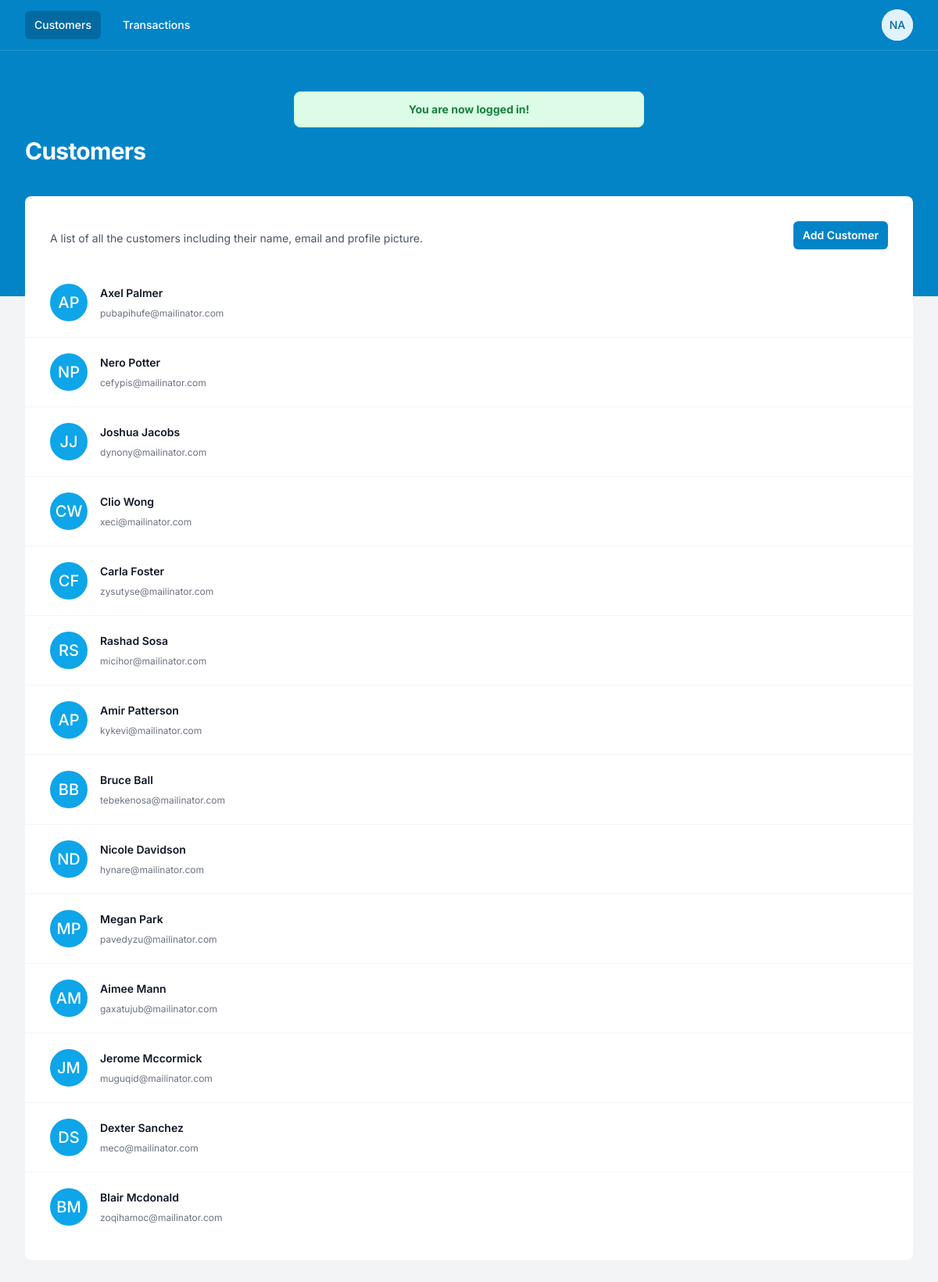
Screenshot of /resources/admin/customers.php (signed in) with the database file from the repository.
### tables this page shows
CREATE TABLE `users` (
  `id` int NOT NULL,
  `name` varchar(255) NOT NULL,
  `email` varchar(255) NOT NULL,
  `password` varchar(255) NOT NULL,
  `role` varchar(20) NOT NULL,
  `created_at` timestamp NULL DEFAULT CURRENT_TIMESTAMP
);

### bootstrap.php (called while the page is built, shortened)
<?php
$config = require __DIR__ . '/config.php';
$storage = null;
if ($config['storage'] === 'file') {
    $storage = new FileStorage();
} elseif ($config['storage'] === 'database') {
    $db = $config['db'];
    if ($db['driver'] === 'sqlite') {
        $dsn = "sqlite:{$db['dbname']}";
    } else {
        $dsn = "{$db['driver']}:host={$db['host']};dbname={$db['dbname']}";
    }
    $pdo = new PDO($dsn, $db['username'], $db['password']);
    $pdo->setAttribute(PDO::ATTR_ERRMODE, PDO::ERRMODE_EXCEPTION);
    $pdo->setAttribute(PDO::ATTR_DEFAULT_FETCH_MODE, PDO::FETCH_ASSOC);
    $storage = new DatabaseStorage($pdo);
}
$auth = new Auth($storage);
$user = new User($storage);
$transaction = new Transaction($storage);
return [
    'auth' => $auth,
    'user' => $user,
    'transaction' => $transaction
];

### app/Classes/Auth.php (called while the page is built, shortened)
<?php
class Auth
{
    public static function getCurrentUser(): array
    {
        return $_SESSION['user'] ?? [];
    }
}

### app/Classes/Message.php (called while the page is built, shortened)
<?php
class Message
{
    public static function flash(string $type, string $message = null): ?string
    {
        $message = $_SESSION['flash'][$type] ?? null;
        return $message;
    }
}

### app/Classes/User.php (called while the page is built, shortened)
<?php
class User
{
    private $storage;
    public function __construct(StorageInterface $storage)
    {
        $this->storage = $storage;
    }
    public function getAllUsers(): array
    {
        return $this->storage->getAllUsers();
    }
}

### app/storage/DatabaseStorage.php (called while the page is built, shortened)
<?php
class DatabaseStorage implements StorageInterface
{
    private PDO $pdo;
    public function __construct(PDO $pdo)
    {
        $this->pdo = $pdo;
    }
    public function getAllUsers(): array
    {
        try {
            $query = "SELECT * FROM users WHERE role <> 'Admin'";
            $stmt = $this->pdo->query($query);
            return $stmt->fetchAll();
        } catch (PDOException $e) {
            throw new Exception("Error fetching users: " . $e->getMessage());
        }
    }
}

### app/Classes/Utility.php (called while the page is built, shortened)
<?php
class Utility
{
    public static function generateNameInitials(string $name): string
    {
        $words = explode(" ", $name);
        $initials = "";
        if (count($words) > 1) {
            $initials .= substr($words[0], 0, 1) . substr($words[1], 0, 1);
        } else {
            $initials .= substr($words[0], 0, 2);
        }
        return $initials;
    }
}

### resources/admin/customers.php (the view, shortened to what this page needs)
<?php
$dependencies = require __DIR__ . '/../../bootstrap.php';
$auth = $dependencies['auth'];
$userClass = $dependencies['user'];
$auth->checkAdmin();
$admin = $auth->getCurrentUser();
$allUsers = $userClass->getAllUsers();
?>
<!DOCTYPE html>
<html class="h-full bg-gray-100" lang="en">
<head>
  <script src="https://cdn.tailwindcss.com"></script>
</head>
<body class="h-full">
  <div class="min-h-full">
    <div class="pb-32 bg-sky-600">
      <nav class="border-b border-opacity-25 border-sky-300 bg-sky-600" x-data="{ mobileMenuOpen: false, userMenuOpen: false }">
        <div class="px-4 mx-auto max-w-7xl sm:px-6 lg:px-8">
          <div class="flex justify-between h-16">
            <div class="flex items-center px-2 lg:px-0">
              <div class="hidden sm:block">
                <div class="flex space-x-4">
                  <a href="./customers.php" class="px-3 py-2 text-sm font-medium text-white rounded-md bg-sky-700">Customers</a>
                  <a href="./transactions.php" class="px-3 py-2 text-sm font-medium text-white rounded-md hover:bg-sky-500 hover:bg-opacity-75">Transactions</a>
                </div>
              </div>
            </div>
            <div class="hidden gap-2 sm:ml-6 sm:flex sm:items-center">
              <div class="relative ml-3" x-data="{ open: false }">
                <div>
                  <button @click="open = !open" type="button" class="flex text-sm bg-white rounded-full focus:outline-none" id="user-menu-button" aria-expanded="false" aria-haspopup="true">
                    <span class="inline-flex items-center justify-center w-10 h-10 rounded-full bg-sky-100">
                      <span class="font-medium leading-none text-sky-700"><?= $admin['name_initial'] ?></span>
                    </span>
                  </button>
                </div>
              </div>
            </div>
          </div>
        </div>
      </nav>
      <header class="py-10">
        <div class="px-4 mx-auto max-w-7xl sm:px-6 lg:px-8">
          <div class="sm:mx-auto sm:w-full sm:max-w-md">
            <?php $message = Message::flash('success');
            if ($message) : ?>
              <div class="my-3 bg-green-100 border border-green-200 text-sm text-green-700 rounded-lg p-3 text-center" role="alert">
                <span class="font-bold"><?= $message; ?></span>
              </div>
            <?php endif; ?>
          </div>
          <h1 class="text-3xl font-bold tracking-tight text-white">
            Customers
          </h1>
        </div>
      </header>
    </div>
    <main class="-mt-32">
      <div class="px-4 pb-12 mx-auto max-w-7xl sm:px-6 lg:px-8">
        <div class="py-8 bg-white rounded-lg">
          <div class="px-4 sm:px-6 lg:px-8">
            <div class="sm:flex sm:items-center">
              <div class="sm:flex-auto">
                <p class="mt-2 text-sm text-gray-600">
                  A list of all the customers including their name, email and
                  profile picture.
                </p>
              </div>
              <div class="mt-4 sm:ml-16 sm:mt-0 sm:flex-none">
                <a href="./add_customer.php" type="button" class="block px-3 py-2 text-sm font-semibold text-center text-white rounded-md shadow-sm bg-sky-600 hover:bg-sky-500 focus-visible:outline focus-visible:outline-2 focus-visible:outline-offset-2 focus-visible:outline-sky-600">
                  Add Customer
                </a>
              </div>
            </div>
            <div class="flow-root mt-8">
              <div class="-mx-4 -my-2 sm:-mx-6 lg:-mx-8">
                <ul role="list" class="divide-y divide-gray-100">
                  <?php foreach ($allUsers as $user) : ?>
                    <li class="relative flex justify-between px-4 py-5 gap-x-6 hover:bg-gray-50 sm:px-6 lg:px-8">
                      <div class="flex gap-x-4">
                        <span class="inline-flex items-center justify-center w-12 h-12 rounded-full bg-sky-500">
                          <span class="text-xl font-medium leading-none text-white"><?= Utility::generateNameInitials($user['name']) ?></span>
                        </span>
                        <div class="flex-auto min-w-0">
                          <p class="text-sm font-semibold leading-6 text-gray-900">
                            <a href="./customer_transactions.php?id=<?= $user['id'] ?>">
                              <span class="absolute inset-x-0 bottom-0 -top-px"></span>
                              <?= $user['name'] ?>
                            </a>
                          </p>
                          <p class="flex mt-1 text-xs leading-5 text-gray-500">
                            <a href="./customer_transactions.php?id=<?= $user['id'] ?>" class="relative truncate hover:underline"><?= $user['email'] ?></a>
                          </p>
                        </div>
                      </div>
                    </li>
                  <?php endforeach; ?>
                </ul>
              </div>
            </div>
          </div>
        </div>
      </div>
    </main>
  </div>
</body>
</html>

### resources/admin/customers.php (style rules this page uses)
* { font-family: 'Inter', system-ui, -apple-system, BlinkMacSystemFont, 'Segoe UI', Roboto, Oxygen, Ubuntu, Cantarell, 'Open Sans', 'Helvetica Neue', sans-serif; }

### rows the page displays
users: name "AP", name "Axel Palmer", email "pubapihufe@mailinator.com"
users: name "NP", name "Nero Potter", email "cefypis@mailinator.com"
users: name "JJ", name "Joshua Jacobs", email "dynony@mailinator.com"
users: name "CW", name "Clio Wong", email "xeci@mailinator.com"
users: name "CF", name "Carla Foster", email "zysutyse@mailinator.com"
users: name "RS", name "Rashad Sosa", email "micihor@mailinator.com"
users: name "AP", name "Amir Patterson", email "kykevi@mailinator.com"
users: name "BB", name "Bruce Ball", email "tebekenosa@mailinator.com"
users: name "ND", name "Nicole Davidson", email "hynare@mailinator.com"
users: name "MP", name "Megan Park", email "pavedyzu@mailinator.com"
users: name "AM", name "Aimee Mann", email "gaxatujub@mailinator.com"
users: name "JM", name "Jerome Mccormick", email "muguqid@mailinator.com"
users: name "DS", name "Dexter Sanchez", email "meco@mailinator.com"
users: name "BM", name "Blair Mcdonald", email "zoqihamoc@mailinator.com"

### other values shown
$admin['name_initial'] "NA"
$message "You are now logged in!"
